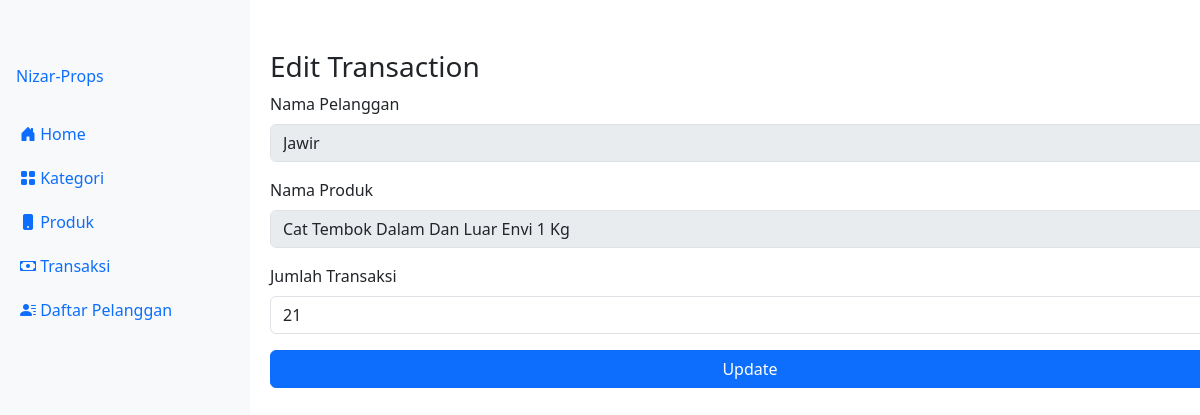
Screenshot of /dashboard/transaksi_edit.php?id_transaksi=6 with the database file from the repository.
### tables this page shows
CREATE TABLE `transaksi` (
  `id_transaksi` int NOT NULL,
  `id_produk` int DEFAULT NULL,
  `jumlah` int DEFAULT NULL,
  `id_user` int DEFAULT NULL
);

CREATE TABLE `user` (
  `id_user` int NOT NULL,
  `nama_user` varchar(255) NOT NULL
);

CREATE TABLE `produk` (
  `id_produk` int NOT NULL,
  `nama_produk` varchar(255) NOT NULL,
  `gambar_produk` varchar(500) NOT NULL,
  `id_kategori` int DEFAULT NULL
);

### dashboard/transaksi_edit.php (the view, shortened to what this page needs)
<?php
include 'templates.php';
if (isset($_GET['id_transaksi'])) {
    $id_transaksi = $_GET['id_transaksi'];
    $sql = "SELECT transaksi.*, produk.nama_produk, user.nama_user
            FROM transaksi
            LEFT JOIN produk ON transaksi.id_produk = produk.id_produk
            LEFT JOIN user ON transaksi.id_user = user.id_user
            WHERE transaksi.id_transaksi = '$id_transaksi'";
    $result = mysqli_query($conn, $sql);
    if (mysqli_num_rows($result) > 0) {
        $transaction_data = mysqli_fetch_assoc($result);
    } else {
        echo "Transaction not found";
        exit();
    }
} else {
    echo "Invalid Transaction ID";
    exit();
}
        ?>
<body class="d-flex align-items-center justify-content-center flex-column">
    <div style="width: 80%; margin: 50px auto; margin-left: 270px">
        <h3>Edit Transaction</h3>
        <form method="POST" action="transaksi_edit.php?id_transaksi=<?php echo $id_transaksi; ?>"
            class="d-flex flex-column">
            <div class="mb-3">
                <label for="nama_user" class="form-label">Nama Pelanggan</label>
                <input type="text" class="form-control" id="nama_user" name="nama_user"
                    value="<?php echo $transaction_data['nama_user']; ?>" disabled>
            </div>
            <div class="mb-3">
                <label for="nama_produk" class="form-label">Nama Produk</label>
                <input type="text" class="form-control" id="nama_produk" name="nama_produk"
                    value="<?php echo $transaction_data['nama_produk']; ?>" disabled>
            </div>
            <div class="mb-3">
                <label for="jumlah_transaksi" class="form-label">Jumlah Transaksi</label>
                <input type="number" class="form-control" id="jumlah_transaksi" name="jumlah_transaksi"
                    value="<?php echo $transaction_data['jumlah']; ?>" required>
            </div>
            <button type="submit" name="submit_edit_transaksi" class="btn btn-primary">Update</button>
        </form>
    </div>
</body>

### rows the page displays
transaksi: nama_user "Jawir", nama_produk "Cat Tembok Dalam Dan Luar Envi 1 Kg", jumlah_transaksi "21"
